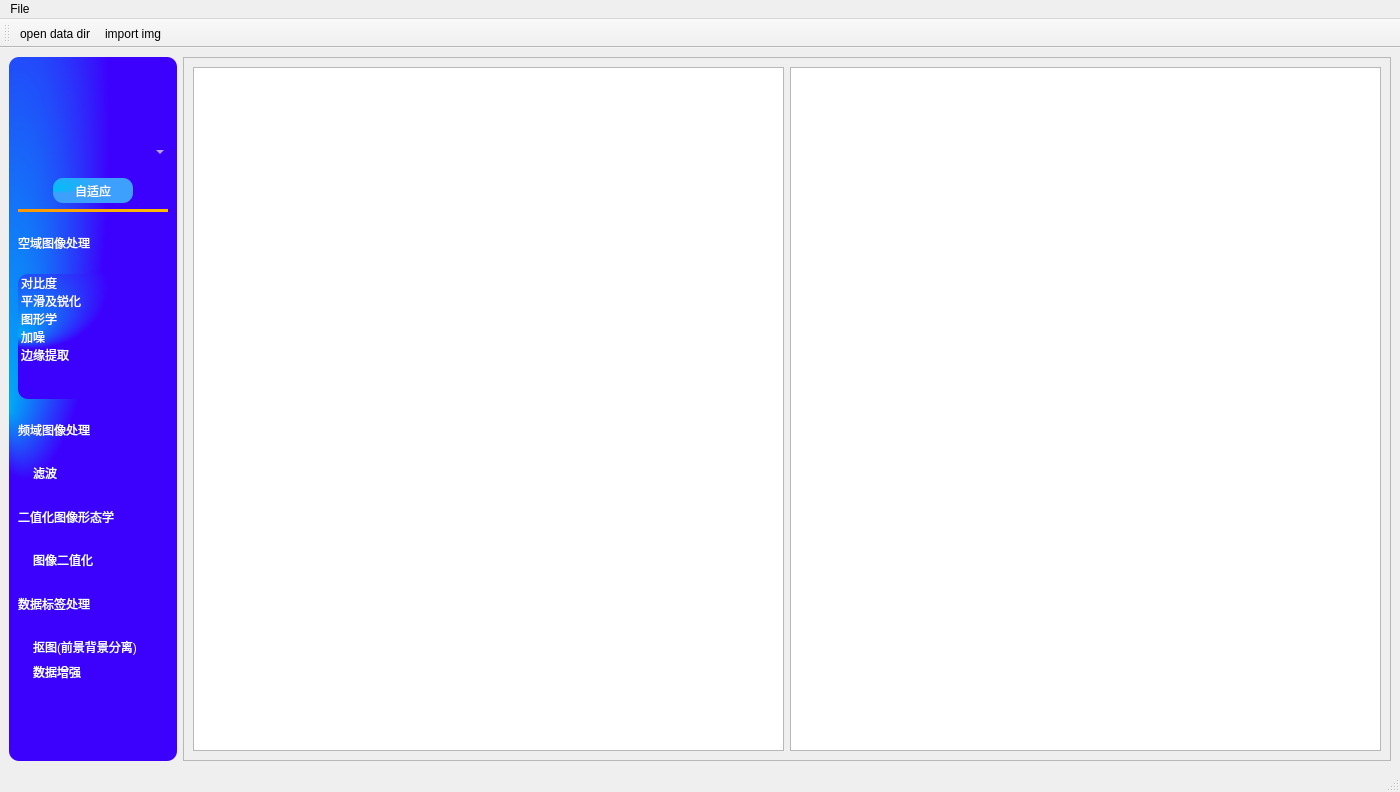
<?xml version="1.0" encoding="UTF-8"?>
<ui version="4.0">
 <class>MainWindow</class>
 <widget class="QMainWindow" name="MainWindow">
  <property name="geometry">
   <rect>
    <x>0</x>
    <y>0</y>
    <width>1400</width>
    <height>792</height>
   </rect>
  </property>
  <property name="windowTitle">
   <string>MainWindow</string>
  </property>
  <widget class="QWidget" name="centralwidget">
   <layout class="QFormLayout" name="formLayout_2">
    <item row="0" column="0">
     <widget class="QFrame" name="frame_2">
      <property name="maximumSize">
       <size>
        <width>300</width>
        <height>16777215</height>
       </size>
      </property>
      <property name="styleSheet">
       <string notr="true">
	border-radius: 10px;
	color: rgb(255, 255, 255);
background-color: qradialgradient(cx:0.1, cy:0.1, radius:0.5, fr:0.5, fy:0.5, stop:o rgb(0,170, 247),stop:1 rgb(60, 1,252));</string>
      </property>
      <property name="frameShape">
       <enum>QFrame::StyledPanel</enum>
      </property>
      <property name="frameShadow">
       <enum>QFrame::Raised</enum>
      </property>
      <layout class="QFormLayout" name="formLayout">
       <item row="0" column="0">
        <layout class="QVBoxLayout" name="verticalLayout">
         <property name="leftMargin">
          <number>0</number>
         </property>
         <property name="rightMargin">
          <number>0</number>
         </property>
         <property name="bottomMargin">
          <number>0</number>
         </property>
         <item>
          <widget class="QComboBox" name="comboBox">
           <property name="styleSheet">
            <string notr="true">font: 13pt &quot;黑体&quot;;
color: rgb(255, 255, 255);
background-color: transparent;
padding:12px;</string>
           </property>
          </widget>
         </item>
         <item alignment="Qt::AlignHCenter">
          <widget class="QPushButton" name="pushButton">
           <property name="minimumSize">
            <size>
             <width>80</width>
             <height>25</height>
            </size>
           </property>
           <property name="maximumSize">
            <size>
             <width>100</width>
             <height>16777215</height>
            </size>
           </property>
           <property name="styleSheet">
            <string notr="true">border-radius: 10px;
background-color:qradialgradient(cx:0.1, cy:0.1, radius:0.5, fr:2, fy:0.5, stop:o rgb(0,190, 247),stop:1 rgb(60, 160,252));
coler: rgb(255, 255, 255);</string>
           </property>
           <property name="text">
            <string>自适应</string>
           </property>
          </widget>
         </item>
         <item>
          <widget class="Line" name="line">
           <property name="styleSheet">
            <string notr="true">background-color: qlineargradient(spread:pad, x1:0, y1:0, x2:1, y2:0, stop:0 rgba(255, 150, 0, 255), stop:1 rgba(255, 190, 0, 255));
border-radius: 10px;</string>
           </property>
           <property name="orientation">
            <enum>Qt::Horizontal</enum>
           </property>
          </widget>
         </item>
         <item>
          <widget class="QLabel" name="label">
           <property name="maximumSize">
            <size>
             <width>16777215</width>
             <height>50</height>
            </size>
           </property>
           <property name="styleSheet">
            <string notr="true">font: 13pt &quot;黑体&quot;;
background-color: transparent;</string>
           </property>
           <property name="text">
            <string>空域图像处理</string>
           </property>
          </widget>
         </item>
         <item>
          <widget class="QListWidget" name="listWidget">
           <property name="minimumSize">
            <size>
             <width>0</width>
             <height>0</height>
            </size>
           </property>
           <property name="maximumSize">
            <size>
             <width>150</width>
             <height>125</height>
            </size>
           </property>
           <property name="styleSheet">
            <string notr="true">QListWidget {
	border-radius: 10px;
	color: rgb(255, 255, 255);
	background-color:transparent
}
QListWidget::item{
background-color: transparent;
height:25px;
padding-left:12px;
}
/**列表项扫过*/
QListWidget::item:hover {
background-color: rgba(255,255,255,50);
}
/**列表项选中*/
QListWidget::item:selected {
/**background-calor: transparent;*/
background-color: rgb(220,220,220);
color: rgb(60, 60, 60);
}
color: rgb(255, 255, 255);
</string>
           </property>
           <property name="layoutMode">
            <enum>QListView::Batched</enum>
           </property>
           <item>
            <property name="text">
             <string>对比度</string>
            </property>
            <property name="icon">
             <iconset resource="../icon.qrc">
              <normaloff>:/solid/fontawesome-free-6.2.1-desktop/fontawesome-free-6.2.1-desktop/svgs/solid/circle-dot.svg</normaloff>:/solid/fontawesome-free-6.2.1-desktop/fontawesome-free-6.2.1-desktop/svgs/solid/circle-dot.svg</iconset>
            </property>
           </item>
           <item>
            <property name="text">
             <string>平滑及锐化</string>
            </property>
            <property name="icon">
             <iconset resource="../icon.qrc">
              <normaloff>:/solid/fontawesome-free-6.2.1-desktop/fontawesome-free-6.2.1-desktop/svgs/solid/circle-dot.svg</normaloff>:/solid/fontawesome-free-6.2.1-desktop/fontawesome-free-6.2.1-desktop/svgs/solid/circle-dot.svg</iconset>
            </property>
           </item>
           <item>
            <property name="text">
             <string>图形学</string>
            </property>
            <property name="icon">
             <iconset resource="../icon.qrc">
              <normaloff>:/solid/fontawesome-free-6.2.1-desktop/fontawesome-free-6.2.1-desktop/svgs/solid/circle-dot.svg</normaloff>:/solid/fontawesome-free-6.2.1-desktop/fontawesome-free-6.2.1-desktop/svgs/solid/circle-dot.svg</iconset>
            </property>
           </item>
           <item>
            <property name="text">
             <string>加噪</string>
            </property>
            <property name="icon">
             <iconset resource="../icon.qrc">
              <normaloff>:/solid/fontawesome-free-6.2.1-desktop/fontawesome-free-6.2.1-desktop/svgs/solid/circle-dot.svg</normaloff>:/solid/fontawesome-free-6.2.1-desktop/fontawesome-free-6.2.1-desktop/svgs/solid/circle-dot.svg</iconset>
            </property>
           </item>
           <item>
            <property name="text">
             <string>边缘提取</string>
            </property>
            <property name="icon">
             <iconset resource="../icon.qrc">
              <normaloff>:/solid/fontawesome-free-6.2.1-desktop/fontawesome-free-6.2.1-desktop/svgs/solid/circle-dot.svg</normaloff>:/solid/fontawesome-free-6.2.1-desktop/fontawesome-free-6.2.1-desktop/svgs/solid/circle-dot.svg</iconset>
            </property>
           </item>
          </widget>
         </item>
         <item>
          <widget class="QLabel" name="label_2">
           <property name="maximumSize">
            <size>
             <width>16777215</width>
             <height>50</height>
            </size>
           </property>
           <property name="styleSheet">
            <string notr="true">font: 13pt &quot;黑体&quot;;
background-color: transparent;</string>
           </property>
           <property name="text">
            <string>频域图像处理</string>
           </property>
          </widget>
         </item>
         <item>
          <widget class="QListWidget" name="listWidget_2">
           <property name="maximumSize">
            <size>
             <width>150</width>
             <height>25</height>
            </size>
           </property>
           <property name="styleSheet">
            <string notr="true">QListWidget {
	border-radius: 10px;
	color: rgb(255, 255, 255);
	background-color: transparent;
}
QListWidget::item{
background-color: transparent;
height:25px;
padding-left:12px;
}
/**列表项扫过*/
QListWidget::item:hover {
background-color: rgba(255,255,255,50);
}
/**列表项选中*/
QListWidget::item:selected {
/**background-calor: transparent;*/
background-color: rgb(220,220,220);
color: rgb(60, 60, 60);
}
</string>
           </property>
           <item>
            <property name="text">
             <string>滤波</string>
            </property>
            <property name="icon">
             <iconset resource="../icon.qrc">
              <normaloff>:/solid/fontawesome-free-6.2.1-desktop/fontawesome-free-6.2.1-desktop/svgs/solid/circle-dot.svg</normaloff>:/solid/fontawesome-free-6.2.1-desktop/fontawesome-free-6.2.1-desktop/svgs/solid/circle-dot.svg</iconset>
            </property>
           </item>
          </widget>
         </item>
         <item>
          <widget class="QLabel" name="label_3">
           <property name="maximumSize">
            <size>
             <width>16777215</width>
             <height>50</height>
            </size>
           </property>
           <property name="styleSheet">
            <string notr="true">font: 13pt &quot;黑体&quot;;
background-color: transparent;</string>
           </property>
           <property name="text">
            <string>二值化图像形态学</string>
           </property>
          </widget>
         </item>
         <item>
          <widget class="QListWidget" name="listWidget_3">
           <property name="maximumSize">
            <size>
             <width>150</width>
             <height>25</height>
            </size>
           </property>
           <property name="styleSheet">
            <string notr="true">QListWidget {
	border-radius: 10px;
	color: rgb(255, 255, 255);
	background-color: transparent;
}
QListWidget::item{
background-color: transparent;
height:25px;
padding-left:12px;
}
/**列表项扫过*/
QListWidget::item:hover {
background-color: rgba(255,255,255,50);
}
/**列表项选中*/
QListWidget::item:selected {
/**background-calor: transparent;*/
background-color: rgb(220,220,220);
color: rgb(60, 60, 60);
}
</string>
           </property>
           <item>
            <property name="text">
             <string>图像二值化</string>
            </property>
            <property name="icon">
             <iconset resource="../icon.qrc">
              <normaloff>:/solid/fontawesome-free-6.2.1-desktop/fontawesome-free-6.2.1-desktop/svgs/solid/circle-dot.svg</normaloff>:/solid/fontawesome-free-6.2.1-desktop/fontawesome-free-6.2.1-desktop/svgs/solid/circle-dot.svg</iconset>
            </property>
           </item>
          </widget>
         </item>
         <item>
          <widget class="QLabel" name="label_4">
           <property name="maximumSize">
            <size>
             <width>16777215</width>
             <height>50</height>
            </size>
           </property>
           <property name="styleSheet">
            <string notr="true">font: 13pt &quot;黑体&quot;;
background-color: transparent;</string>
           </property>
           <property name="text">
            <string>数据标签处理</string>
           </property>
          </widget>
         </item>
         <item>
          <widget class="QListWidget" name="listWidget_4">
           <property name="maximumSize">
            <size>
             <width>150</width>
             <height>50</height>
            </size>
           </property>
           <property name="styleSheet">
            <string notr="true">QListWidget {
	border-radius: 10px;
	color: rgb(255, 255, 255);
	background-color: transparent;
}
QListWidget::item{
background-color: transparent;
height:25px;
padding-left:12px;
}
/**列表项扫过*/
QListWidget::item:hover {
background-color: rgba(255,255,255,50);
}
/**列表项选中*/
QListWidget::item:selected {
/**background-calor: transparent;*/
background-color: rgb(220,220,220);
color: rgb(60, 60, 60);
}
</string>
           </property>
           <item>
            <property name="text">
             <string>抠图(前景背景分离)</string>
            </property>
            <property name="icon">
             <iconset resource="../icon.qrc">
              <normaloff>:/solid/fontawesome-free-6.2.1-desktop/fontawesome-free-6.2.1-desktop/svgs/solid/circle-dot.svg</normaloff>:/solid/fontawesome-free-6.2.1-desktop/fontawesome-free-6.2.1-desktop/svgs/solid/circle-dot.svg</iconset>
            </property>
           </item>
           <item>
            <property name="text">
             <string>数据增强</string>
            </property>
            <property name="icon">
             <iconset resource="../icon.qrc">
              <normaloff>:/solid/fontawesome-free-6.2.1-desktop/fontawesome-free-6.2.1-desktop/svgs/solid/circle-dot.svg</normaloff>:/solid/fontawesome-free-6.2.1-desktop/fontawesome-free-6.2.1-desktop/svgs/solid/circle-dot.svg</iconset>
            </property>
           </item>
          </widget>
         </item>
        </layout>
       </item>
      </layout>
     </widget>
    </item>
    <item row="0" column="1">
     <widget class="QFrame" name="frame">
      <property name="frameShape">
       <enum>QFrame::StyledPanel</enum>
      </property>
      <property name="frameShadow">
       <enum>QFrame::Raised</enum>
      </property>
      <layout class="QVBoxLayout" name="verticalLayout_2">
       <item>
        <layout class="QHBoxLayout" name="horizontalLayout">
         <item>
          <widget class="QGraphicsView" name="graphicsView">
           <property name="cursor" stdset="0">
            <cursorShape>CrossCursor</cursorShape>
           </property>
           <property name="renderHints">
            <set>QPainter::Antialiasing|QPainter::HighQualityAntialiasing|QPainter::LosslessImageRendering|QPainter::SmoothPixmapTransform|QPainter::TextAntialiasing</set>
           </property>
           <property name="dragMode">
            <enum>QGraphicsView::ScrollHandDrag</enum>
           </property>
           <property name="transformationAnchor">
            <enum>QGraphicsView::AnchorUnderMouse</enum>
           </property>
           <property name="resizeAnchor">
            <enum>QGraphicsView::AnchorUnderMouse</enum>
           </property>
           <property name="viewportUpdateMode">
            <enum>QGraphicsView::FullViewportUpdate</enum>
           </property>
          </widget>
         </item>
         <item>
          <widget class="QGraphicsView" name="graphicsView_2">
           <property name="cursor" stdset="0">
            <cursorShape>CrossCursor</cursorShape>
           </property>
           <property name="renderHints">
            <set>QPainter::Antialiasing|QPainter::HighQualityAntialiasing|QPainter::LosslessImageRendering|QPainter::SmoothPixmapTransform|QPainter::TextAntialiasing</set>
           </property>
           <property name="dragMode">
            <enum>QGraphicsView::ScrollHandDrag</enum>
           </property>
           <property name="transformationAnchor">
            <enum>QGraphicsView::AnchorUnderMouse</enum>
           </property>
           <property name="resizeAnchor">
            <enum>QGraphicsView::AnchorUnderMouse</enum>
           </property>
           <property name="viewportUpdateMode">
            <enum>QGraphicsView::FullViewportUpdate</enum>
           </property>
          </widget>
         </item>
        </layout>
       </item>
      </layout>
     </widget>
    </item>
   </layout>
  </widget>
  <widget class="QMenuBar" name="menubar">
   <property name="geometry">
    <rect>
     <x>0</x>
     <y>0</y>
     <width>1400</width>
     <height>23</height>
    </rect>
   </property>
   <widget class="QMenu" name="menuFile">
    <property name="title">
     <string>File</string>
    </property>
    <widget class="QMenu" name="menuimport">
     <property name="title">
      <string>import</string>
     </property>
     <addaction name="actionimport_img"/>
     <addaction name="actionopen_data_dir"/>
    </widget>
    <widget class="QMenu" name="menuexport">
     <property name="title">
      <string>export</string>
     </property>
     <addaction name="actionexport_as_png"/>
    </widget>
    <addaction name="menuimport"/>
    <addaction name="menuexport"/>
    <addaction name="actionsave"/>
   </widget>
   <addaction name="menuFile"/>
  </widget>
  <widget class="QStatusBar" name="statusbar">
   <property name="mouseTracking">
    <bool>false</bool>
   </property>
  </widget>
  <widget class="QToolBar" name="toolBar">
   <property name="windowTitle">
    <string>toolBar</string>
   </property>
   <property name="autoFillBackground">
    <bool>false</bool>
   </property>
   <attribute name="toolBarArea">
    <enum>TopToolBarArea</enum>
   </attribute>
   <attribute name="toolBarBreak">
    <bool>false</bool>
   </attribute>
   <addaction name="actionopen_data_dir"/>
   <addaction name="actionimport_img"/>
  </widget>
  <action name="actionimport_img">
   <property name="icon">
    <iconset resource="../icon.qrc">
     <normaloff>:/solid/fontawesome-free-6.2.1-desktop/fontawesome-free-6.2.1-desktop/svgs/solid/file-import.svg</normaloff>:/solid/fontawesome-free-6.2.1-desktop/fontawesome-free-6.2.1-desktop/svgs/solid/file-import.svg</iconset>
   </property>
   <property name="text">
    <string>import img</string>
   </property>
   <property name="shortcut">
    <string>Ctrl+I</string>
   </property>
  </action>
  <action name="actionexport_as_png">
   <property name="icon">
    <iconset resource="../icon.qrc">
     <normaloff>:/solid/fontawesome-free-6.2.1-desktop/fontawesome-free-6.2.1-desktop/svgs/solid/file-export.svg</normaloff>:/solid/fontawesome-free-6.2.1-desktop/fontawesome-free-6.2.1-desktop/svgs/solid/file-export.svg</iconset>
   </property>
   <property name="text">
    <string>export as png</string>
   </property>
   <property name="statusTip">
    <string>export as png</string>
   </property>
   <property name="shortcut">
    <string>Ctrl+E</string>
   </property>
  </action>
  <action name="actionopen_data_dir">
   <property name="icon">
    <iconset resource="../icon.qrc">
     <normaloff>:/solid/fontawesome-free-6.2.1-desktop/fontawesome-free-6.2.1-desktop/svgs/solid/list-ul.svg</normaloff>:/solid/fontawesome-free-6.2.1-desktop/fontawesome-free-6.2.1-desktop/svgs/solid/list-ul.svg</iconset>
   </property>
   <property name="text">
    <string>open data dir</string>
   </property>
   <property name="shortcut">
    <string>Ctrl+O</string>
   </property>
  </action>
  <action name="actionsave">
   <property name="icon">
    <iconset resource="../icon.qrc">
     <normaloff>:/solid/fontawesome-free-6.2.1-desktop/fontawesome-free-6.2.1-desktop/svgs/solid/file.svg</normaloff>:/solid/fontawesome-free-6.2.1-desktop/fontawesome-free-6.2.1-desktop/svgs/solid/file.svg</iconset>
   </property>
   <property name="text">
    <string>save</string>
   </property>
   <property name="shortcut">
    <string>Ctrl+S</string>
   </property>
  </action>
 </widget>
 <resources>
  <include location="../icon.qrc"/>
 </resources>
 <connections/>
</ui>
